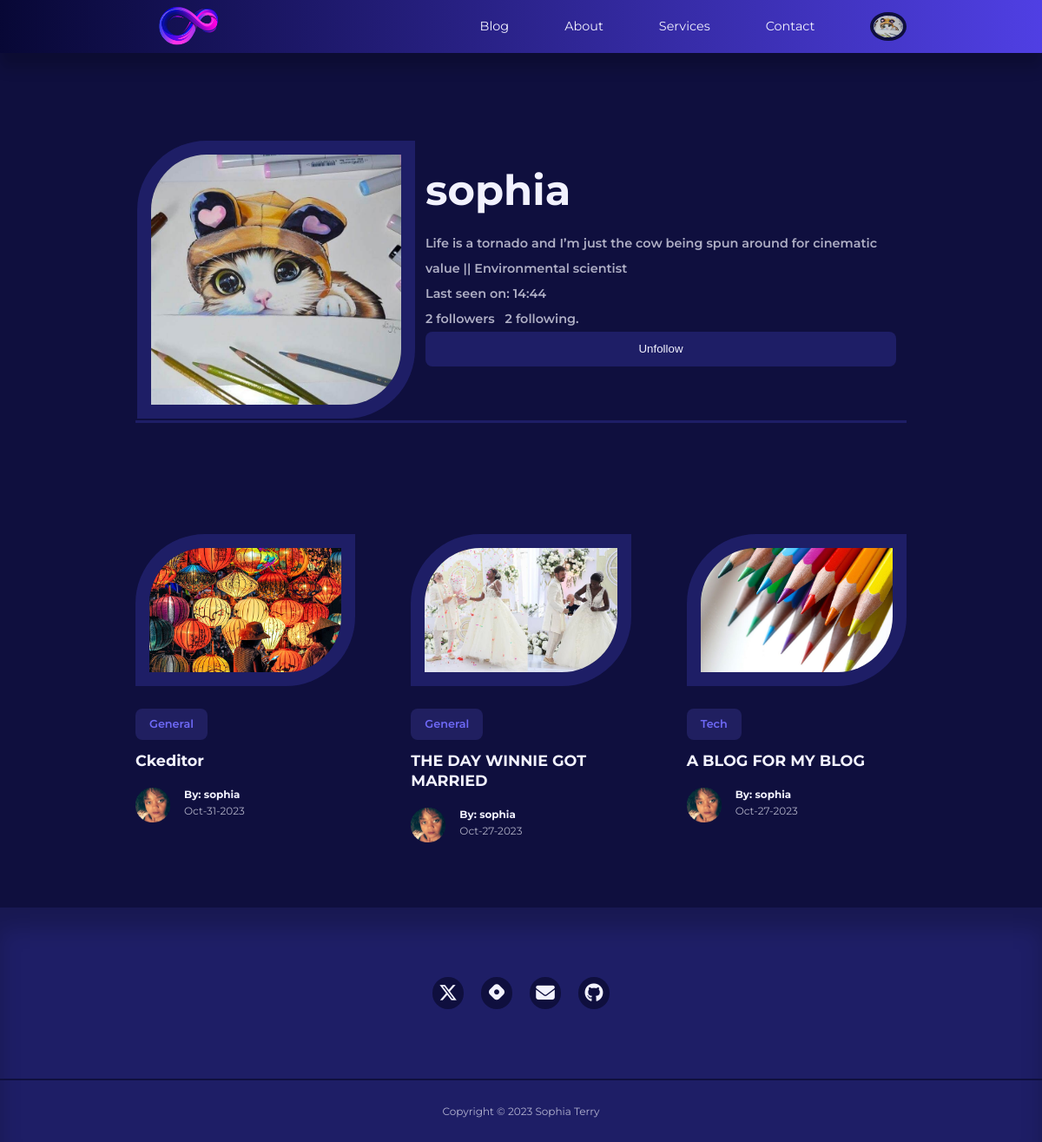
The page /user/sophia (signed in) on the database as committed earlier.
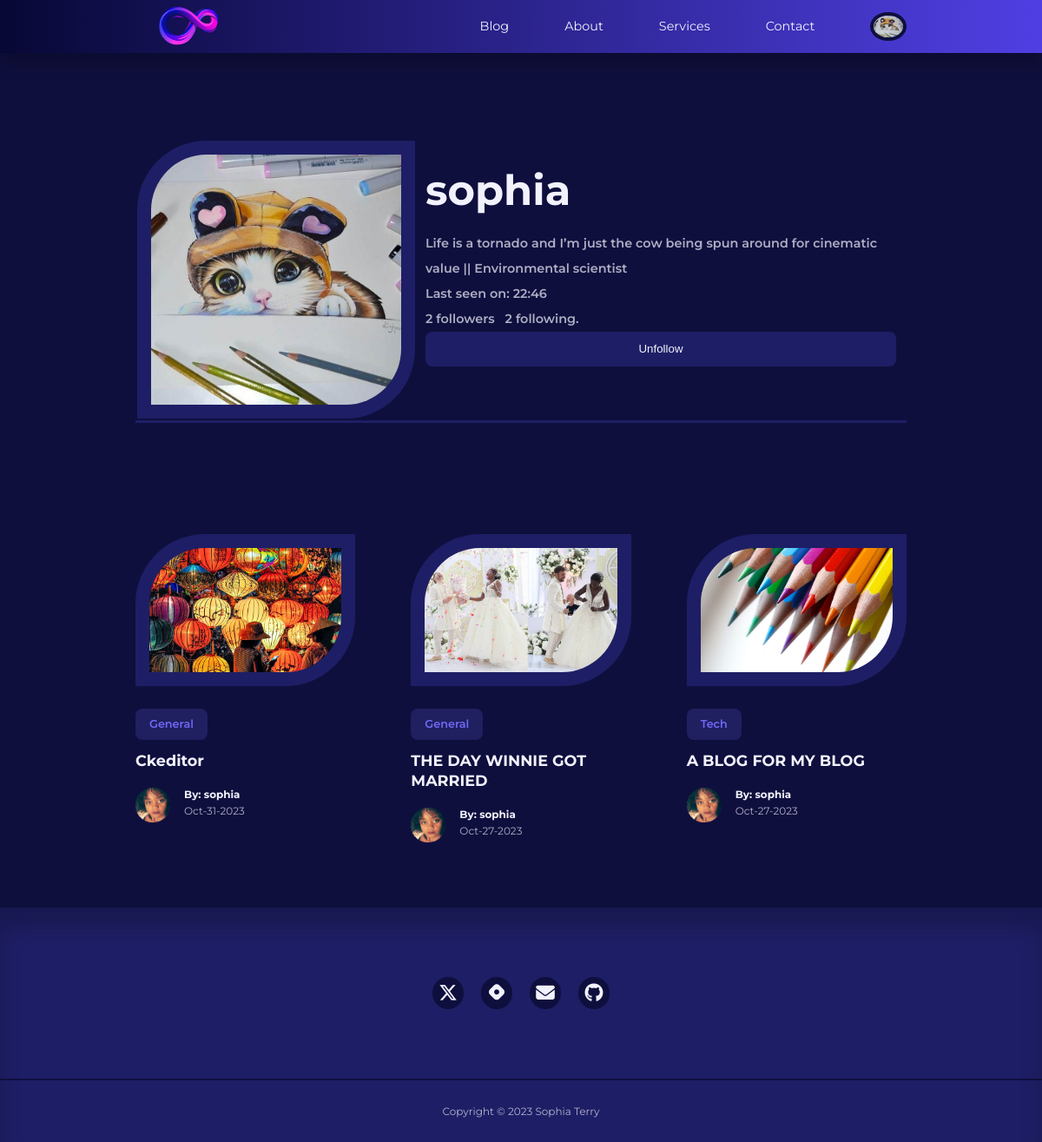
The same page on the database as committed later.
### app/models.py (models this page shows, shortened)
class User(UserMixin, db.Model):
    id = db.Column(db.Integer, primary_key=True)
    username = db.Column(db.String(100), index=True, unique=True)
    email = db.Column(db.String(120), index=True, unique=True)
    password_hash = db.Column(db.String(128))
    picture = db.Column(db.String(120), nullable=True)
    posts = db.relationship('Post', backref='author', lazy='dynamic')
    about_me = db.Column(db.String(140))
    last_seen = db.Column(db.DateTime, default=datetime.utcnow)
    followed = db.relationship(
        'User', secondary=followers,
        primaryjoin=(followers.c.follower_id == id),
        secondaryjoin=(followers.c.followed_id == id),
        backref=db.backref('followers', lazy='dynamic'), lazy='dynamic'
    )
    def is_following(self, user):
        return self.followed.filter(
            followers.c.followed_id == user.id).count() > 0

### app/routes.py (the view)
@app.route('/user/<username>') #user
@login_required
def user(username):
    user = User.query.filter_by(username=username).first_or_404()
    page = request.args.get('page', 1, type=int)
    posts = user.posts.order_by(Post.timestamp.desc()).paginate(
        page=page, per_page=app.config['POSTS_PER_PAGE'], error_out=False)
    next_url = url_for('user', username=user.username, page=posts.next_num) \
        if posts.has_next else None
    prev_url = url_for('user', username=user.username, page=posts.prev_num) \
        if posts.has_prev else None
    authors = [post.author for post in posts]
    form = EmptyForm() # followers
    return render_template('user.html', user=user, posts=posts.items, authors=authors,
                            next_url=next_url, prev_url=prev_url, form=form)

### app/forms.py
class EmptyForm(FlaskForm):
    submit = SubmitField('Submit')

### app/models.py (called while the page is built)
@login.user_loader
def load_user(id):
    return User.query.get(int(id))

### app/routes.py (called while the page is built)
@app.before_request
def before_request():
    if current_user.is_authenticated:
        current_user.last_seen = datetime.utcnow()
        db.session.commit()

### app/templates/user.html (shortened to what this page needs)
{% extends "base.html" %}
{% block content %}
<div class="container profile__container">
    <table>
        <tr valign="top">
            <td>
                {% if current_user.picture %}
                <img class="display__pic" src="{{ url_for('static', filename='images/' + current_user.picture) }}">
                {% else %}
                <img src="{{ url_for('static', filename='/images/default_profile_pc.png') }}" alt="Default Image">
                {% endif %}
            </td>
            <td class="user__table">
                <h1>{{ user.username }}</h1>
                {% if user.about_me %}<p>{{ user.about_me }}</p>{% endif %}
                {% if user.last_seen %}<p>Last seen on: {{ user.last_seen.strftime('%H:%M') }}</p>{% endif %}
                <p>{{ user.followers.count() }} followers &nbsp; {{ user.followed.count() }} following.</p>
                {% if user == current_user %}
                <p>
                    <a class="link__button" href="{{ url_for('edit_profile') }}">Edit your profile</a>&nbsp;
                     <a class="link__button" href="{{ url_for('add_post') }}">Create post </a>
                </p>
                {% else %}
               <p>
                 <form action="{{ url_for('unfollow', username=user.username) }}" method="post">
                    {{ form.submit(value='Unfollow') }}
                </form>
              </p>
              {% endif %}
            </td>
        </tr>
    </table>
    </div>
 <div>
<section class="posts">
    <div class="container posts__container">
         {% for post in posts %}
        <article class="post">
            <div class="post__thumbnail">
                {% if post.image %}
                <img src="{{ url_for('static', filename='images/' + post.image) }}" alt="Post Image">
                {% else %}
                <img src="{{ url_for('static', filename='/images/blog18.jpg') }}" alt="Default Image">
                {% endif %}
            </div>
            <div class="post__info">
             <a href="{{ url_for('category', category_name=post.category.name) }}" class="category__button">{{ post.category.name}}</a>
                    <h3 class="post__title"><a href="{{ url_for('single_post', post_id=post.id) }}">{{ post.title }}</a></h3>
                    <div class="post__author">
                        <div class="post__author-avator">
                            {% set author = authors[loop.index0] %}
                            {% if current_user.is_authenticated %}
                            <img src="{{ url_for('static', filename='images/' + author.picture) }}" alt="avatar">
                            {% else %}
                            <img src="{{ url_for('static', filename='/images/default_profile_pc.png') }}" alt="Default Image">
                            {% endif %}
                        </div>
                        <div class="post__author-info">
                            <a href="{{ url_for('user', username=post.author.username) }}">
                            <h5>By: {{post.author.username }}</h5></a>
                            <small>{{ post.timestamp.strftime('%b-%d-%Y') }}</small>
                        </div>
                    </div>
                </div>
        </article>
        {% endfor %}
    </div>
</section>
</div>
{% endblock %}

Rows that differ between the two databases and show on the page:
changed User "sophia": last_seen "14:44" → "22:46"
